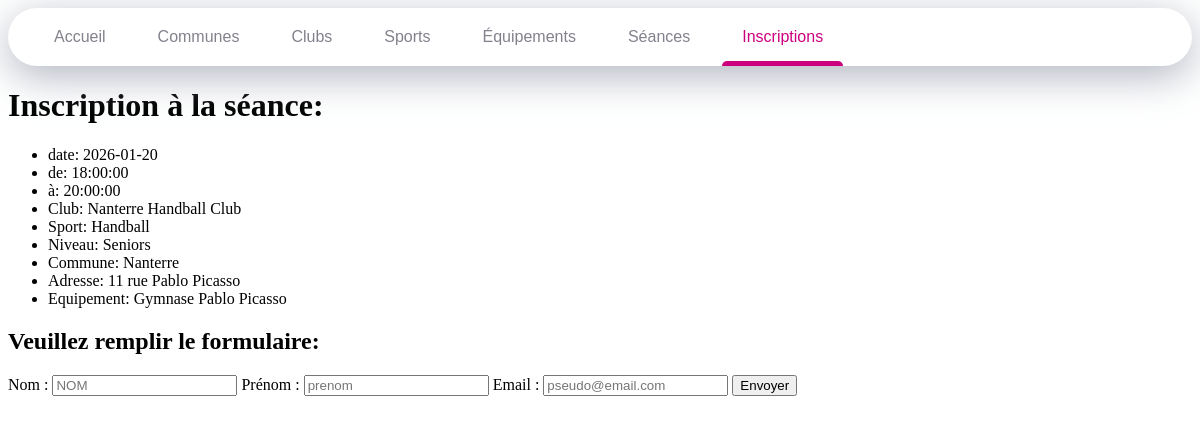
Page /ajouter_inscriptions.php?id_seance=411 on the committed database.
### tables this page shows
CREATE TABLE Seances (
    id_seance BIGINT NOT NULL,
    date_seance DATE NOT NULL,
    heure_debut TIME NOT NULL,
    heure_fin TIME NOT NULL,
    niveau VARCHAR(40) NOT NULL,    

    id_club BIGINT NOT NULL,
    id_equipement BIGINT NOT NULL,

    CONSTRAINT PK_Seances PRIMARY KEY (id_seance),
    CONSTRAINT FK_Seances_Clubs FOREIGN KEY (id_club) REFERENCES Clubs(id_club)
        ON DELETE CASCADE,
    CONSTRAINT FK_Seances_Equipements FOREIGN KEY (id_equipement) REFERENCES Equipements(id_equipement)
        ON DELETE CASCADE
);

CREATE TABLE Clubs (
    id_club BIGINT NOT NULL,
    nom VARCHAR(50) NOT NULL,
    nb_licencies INT NOT NULL,

    id_commune BIGINT NOT NULL,
    id_sport BIGINT NOT NULL,

    CONSTRAINT PK_Clubs PRIMARY KEY (id_club),
    CONSTRAINT FK_Clubs_Communes FOREIGN KEY (id_commune) REFERENCES Communes(id_commune)
        ON DELETE CASCADE,
    CONSTRAINT FK_Clubs_Sports FOREIGN KEY (id_sport) REFERENCES Sports(id_sport)
        ON DELETE CASCADE
);

CREATE TABLE Sports (
    id_sport BIGINT NOT NULL,
    nom VARCHAR(50) NOT NULL,
    Federation VARCHAR(50) NOT NULL,

    CONSTRAINT PK_Sports PRIMARY KEY (id_sport)
);

CREATE TABLE Communes (
    id_commune BIGINT NOT NULL,
    nom VARCHAR(50) NOT NULL,
    CodePostal INT NOT NULL,
    Departement INT NOT NULL,
    Region VARCHAR(50) NOT NULL,

    CONSTRAINT PK_Communes PRIMARY KEY (id_commune)
);

CREATE TABLE Details_Club (
    id_detail BIGINT NOT NULL,
    adresse VARCHAR(50) NOT NULL,
    site_web VARCHAR(50) NOT NULL,
    email VARCHAR(50) NOT NULL,
    num_tel VARCHAR(15) NOT NULL,
    desc_club VARCHAR(200) NOT NULL,

    id_club BIGINT NOT NULL UNIQUE,

    CONSTRAINT PK_Details_Club PRIMARY KEY (id_detail),
    CONSTRAINT FK_Details_Club_Clubs FOREIGN KEY (id_club) REFERENCES Clubs(id_club)
        ON DELETE CASCADE
);

CREATE TABLE Equipements (
    id_equipement BIGINT NOT NULL,
    nom VARCHAR(50) NOT NULL,
    type_equip VARCHAR(50) NOT NULL,
    adresse VARCHAR(50) NOT NULL,
    
    id_commune BIGINT NOT NULL,

    CONSTRAINT PK_Equipements PRIMARY KEY (id_equipement),
    CONSTRAINT FK_Equipements_Communes FOREIGN KEY (id_commune) REFERENCES Communes(id_commune)
        ON DELETE CASCADE
);

### public/ajouter_inscriptions.php (the view, shortened to what this page needs)
<?php
require "../config/db.php";
$idSeance= $_GET["id_seance"];
$sql = "SELECT
            s.id_seance,
            s.date_seance,
            s.heure_debut,
            s.heure_fin,
            s.niveau,
            co.nom AS commune,
            cl.nom AS club,
            e.nom AS equipement,
            sp.nom AS sport,
            d.adresse AS adresse
        FROM Seances s, Communes co, Clubs cl, Sports sp, Equipements e, Details_club d
        WHERE s.id_seance= '$idSeance'
        AND s.id_club=cl.id_club
        AND d.id_club=s.id_club
        AND s.id_equipement=e.id_equipement
        AND cl.id_sport=sp.id_sport
        AND cl.id_commune=co.id_commune
        ";
$stmt = $pdo->query($sql);
$info_seance = $stmt->fetch(PDO::FETCH_ASSOC);
?>
<!DOCTYPE html>
<html lang="fr">
<head>
    <link rel="stylesheet" href="../assets/css/style.css">
</head>
<body>
    <nav>
        <a href="index.php" class="nav-item" data-active-color="#cc0000" data-target="Accueil">Accueil</a>
        <a href="communes.php" class="nav-item" data-active-color="#cc7700" data-target="Communes">Communes</a>
        <a href="clubs.php" class="nav-item" data-active-color="#ccc900" data-target="Clubs">Clubs</a>
        <a href="sports.php" class="nav-item" data-active-color="#00cca3" data-target="Sports">Sports</a>
        <a href="equipements.php" class="nav-item" data-active-color="#0022cc" data-target="Equipements">Équipements</a>
        <a href="seances.php" class="nav-item" data-active-color="#c200cc" data-target="Seances">Séances</a>
        <a href="inscriptions.php" class="nav-item is-active" data-active-color="#cc007e" data-target="Inscriptions">Inscriptions</a>
        <span class="nav-indicator"></span>
    </nav>
    <h1>Inscription à la séance:</h1>
    <ul>
        <li> date: <?=htmlspecialchars($info_seance['date_seance'])?> </li>
        <li> de: <?=htmlspecialchars($info_seance['heure_debut'])?></li>
        <li> à: <?=htmlspecialchars($info_seance['heure_fin'])?></li>
        <li> Club: <?=htmlspecialchars($info_seance['club'])?></li>
        <li> Sport: <?=htmlspecialchars($info_seance['sport'])?></li>
        <li> Niveau: <?=htmlspecialchars($info_seance['niveau'])?></li>
        <li> Commune: <?=htmlspecialchars($info_seance['commune'])?></li>
        <li> Adresse: <?=htmlspecialchars($info_seance['adresse'])?></li>
        <li> Equipement: <?=htmlspecialchars($info_seance['equipement'])?></li>
    </ul>
    <h2>Veuillez remplir le formulaire:</h2>
    <form id="formulaire" method="post">
        <label for="nom">Nom :</label>
        <input type="text" id="nom" name="nom" placeholder="NOM" required>
        <label for="prenom">Prénom :</label>
        <input type="text" id="prenom" name="prenom" placeholder="prenom" required>
        <label for="email">Email :</label>
        <input type="email" id="email" name="email" placeholder="pseudo@email.com" required>
        <button type="submit" data-id-seance-inscr="<?=$info_seance['id_seance']?>">Envoyer</button>
    </form>
</body>
</html>

### assets/css/style.css (style rules this page uses)
* { box-sizing: border-box; text-decoration: none; }
nav { background-color: #fff; padding: 0 20px; border-radius: 40px; box-shadow: 0 10px 40px rgba(159, 162, 177, .8); display: flex; overflow: hidden; overflow-x: auto; position: relative; }
.nav-item { color: #83818c; font-family: arial, sans-serif; padding: 20px; margin: 0 6px; position: relative; }
.nav-item:before { content: ""; position: absolute; bottom: -6px; background-color: #dfe2ea; height: 5px; width: 100%; border-radius: 8px 8px 0 0; left: 0; transition: .3s; }
.nav-indicator { position: absolute; left: 0; bottom: 0; height: 5px; transition: .4s; border-radius: 8px 8px 0 0; }

### rows in the picture
seances: date_seance "2026-01-20", heure_debut "18:00:00", heure_fin "20:00:00", id_club.nom "Nanterre Handball Club", sports.nom "Handball", niveau "Seniors", communes.nom "Nanterre", details_club.adresse "11 rue Pablo Picasso", id_equipement.nom "Gymnase Pablo Picasso"
